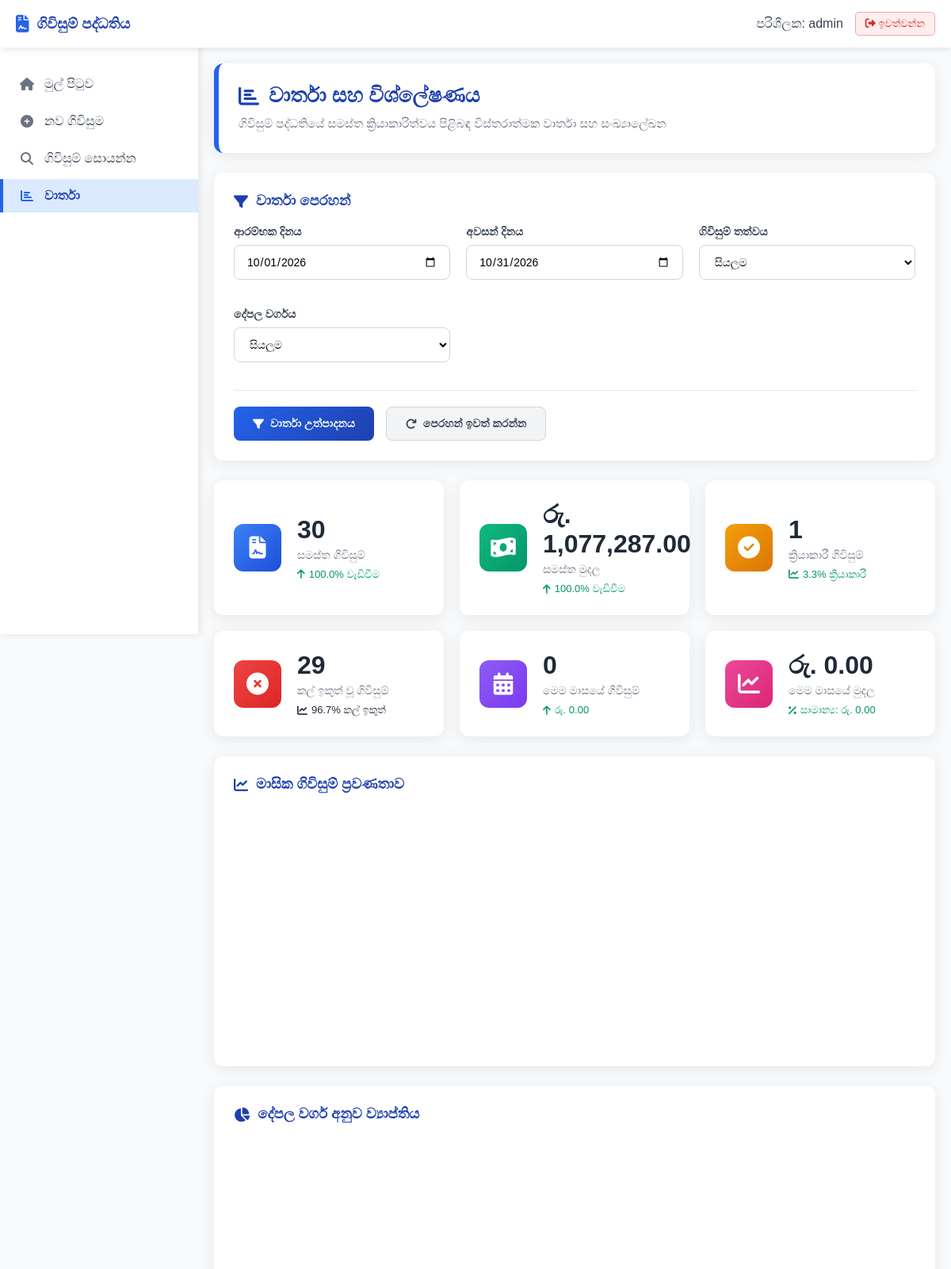
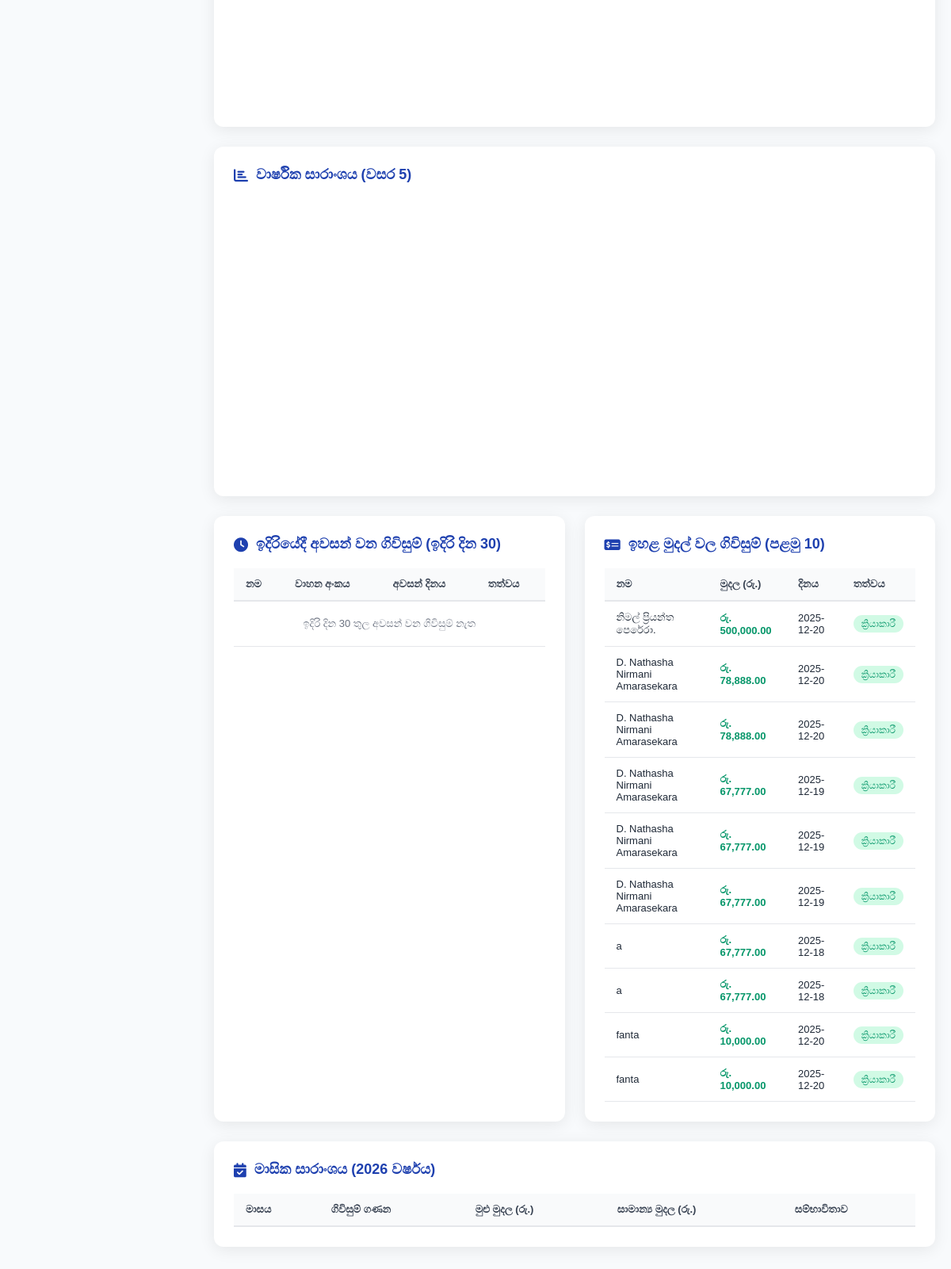
Screenshot of /reports.php (signed in) with the database file from the repository (2 pictures, top to bottom).
### tables this page shows
CREATE TABLE `agreements` (
  `id` int(11) NOT NULL,
  `name` varchar(255) DEFAULT NULL,
  `address` text DEFAULT NULL,
  `nic` varchar(20) DEFAULT NULL,
  `agreement_date` date DEFAULT NULL,
  `payment_day` int(11) DEFAULT NULL,
  `period_months` int(11) DEFAULT NULL,
  `end_date` date DEFAULT NULL,
  `amount_number` decimal(12,2) DEFAULT NULL,
  `amount_words` varchar(255) DEFAULT NULL,
  `interest_rate` decimal(5,2) DEFAULT NULL,
  `product_sinhala` varchar(255) DEFAULT NULL,
  `vehicle_number` varchar(50) DEFAULT NULL,
  `chassis_number` varchar(100) DEFAULT NULL,
  `engine_number` varchar(100) DEFAULT NULL,
  `make` varchar(100) DEFAULT NULL,
  `model` varchar(100) DEFAULT NULL,
  `vehicle_class_sinhala` varchar(100) DEFAULT NULL,
  `created_at` timestamp NULL DEFAULT current_timestamp(),
  `updated_at` timestamp NOT NULL DEFAULT current_timestamp()
);

### reports.php (the view, shortened to what the rows shown need)
<?php
require_once 'db.php';
$today = date('Y-m-d');
$query = "SELECT * FROM agreements
          ORDER BY amount_number DESC
          LIMIT 10";
$large_agreements = $conn->query($query);
?>
<!DOCTYPE html>
<html lang="si">
<head>
<link rel="stylesheet" href="https://cdnjs.cloudflare.com/ajax/libs/font-awesome/6.4.0/css/all.min.css">
<link rel="stylesheet" href="https://cdn.jsdelivr.net/npm/apexcharts@3.35.0/dist/apexcharts.min.css">
</head>
<body>
    <div class="main-content">
        <div class="page-header">
            <h1><i class="fas fa-chart-bar"></i> වාර්තා සහ විශ්ලේෂණය</h1>
        </div>
        <div class="data-section">
            <div class="data-grid">
                <div class="data-card">
                    <div class="table-responsive">
                        <table class="data-table">
                            <thead>
                                <tr>
                                    <th>නම</th>
                                    <th>වාහන අංකය</th>
                                    <th>අවසන් දිනය</th>
                                    <th>තත්වය</th>
                                </tr>
                            </thead>
                        </table>
                    </div>
                </div>
                <div class="data-card">
                    <div class="table-responsive">
                        <table class="data-table">
                            <thead>
                                <tr>
                                    <th>නම</th>
                                    <th>මුදල (රු.)</th>
                                    <th>දිනය</th>
                                    <th>තත්වය</th>
                                </tr>
                            </thead>
                            <tbody>
                                <?php if ($large_agreements->num_rows > 0): ?>
                                    <?php while ($row = $large_agreements->fetch_assoc()): ?>
                                        <?php
                                        $end_date = new DateTime($row['end_date']);
                                        $status_class = $end_date < $today ? 'status-expired' : 'status-active';
                                        $status_text = $end_date < $today ? 'කල් ඉකුත්' : 'ක්‍රියාකාරී';
                                        ?>
                                        <tr>
                                            <td><?php echo htmlspecialchars($row['name']); ?></td>
                                            <td class="amount-cell">රු. <?php echo number_format($row['amount_number'], 2); ?></td>
                                            <td><?php echo $row['agreement_date']; ?></td>
                                            <td><span class="status-badge <?php echo $status_class; ?>"><?php echo $status_text; ?></span></td>
                                        </tr>
                                    <?php endwhile; ?>
                                <?php endif; ?>
                            </tbody>
                        </table>
                    </div>
                </div>
                <div class="data-card" style="grid-column: 1 / -1;">
                    <div class="table-responsive">
                        <table class="data-table">
                            <thead>
                                <tr>
                                    <th>මාසය</th>
                                    <th>ගිවිසුම් ගණන</th>
                                    <th>මුළු මුදල (රු.)</th>
                                    <th>සාමාන්‍ය මුදල (රු.)</th>
                                    <th>සම්භාවිතාව</th>
                                </tr>
                            </thead>
                        </table>
                    </div>
                </div>
            </div>
        </div>
        </div>
</body>
</html>

### rows the page displays
agreements: name "නිමල් ප්‍රියන්ත පෙරේරා.", amount_number "500,000.00", agreement_date "2025-12-20", end_date "ක්‍රියාකාරී"
agreements: name "D. Nathasha Nirmani Amarasekara", amount_number "78,888.00", agreement_date "2025-12-20", end_date "ක්‍රියාකාරී"
agreements: name "D. Nathasha Nirmani Amarasekara", amount_number "78,888.00", agreement_date "2025-12-20", end_date "ක්‍රියාකාරී"
agreements: name "D. Nathasha Nirmani Amarasekara", amount_number "67,777.00", agreement_date "2025-12-19", end_date "ක්‍රියාකාරී"
agreements: name "D. Nathasha Nirmani Amarasekara", amount_number "67,777.00", agreement_date "2025-12-19", end_date "ක්‍රියාකාරී"
agreements: name "D. Nathasha Nirmani Amarasekara", amount_number "67,777.00", agreement_date "2025-12-19", end_date "ක්‍රියාකාරී"
agreements: name "a", amount_number "67,777.00", agreement_date "2025-12-18", end_date "ක්‍රියාකාරී"
agreements: name "a", amount_number "67,777.00", agreement_date "2025-12-18", end_date "ක්‍රියාකාරී"
agreements: name "fanta", amount_number "10,000.00", agreement_date "2025-12-20", end_date "ක්‍රියාකාරී"
agreements: name "fanta", amount_number "10,000.00", agreement_date "2025-12-20", end_date "ක්‍රියාකාරී"

### other values shown
$_SESSION['username'] "admin"
$stats['total_agreements'] "30"
abs($change) "100.0"
$stats['total_amount'] "1,077,287.00"
$stats['active_agreements'] "1"
$stats['expired_agreements'] "29"
$stats['monthly_agreements'] "0"
$stats['monthly_amount'] "0.00"
